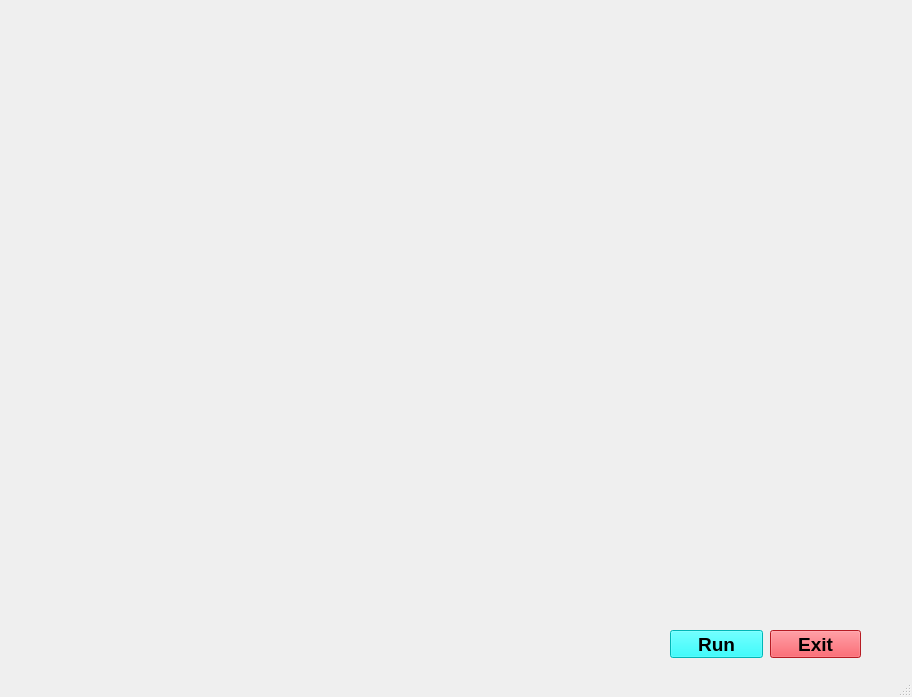
<?xml version="1.0" encoding="UTF-8"?>
<ui version="4.0">
 <class>BarbieWithBrain</class>
 <widget class="QMainWindow" name="BarbieWithBrain">
  <property name="geometry">
   <rect>
    <x>0</x>
    <y>0</y>
    <width>912</width>
    <height>697</height>
   </rect>
  </property>
  <property name="windowTitle">
   <string>MainWindow</string>
  </property>
  <widget class="QWidget" name="centralwidget">
   <widget class="QLabel" name="label">
    <property name="geometry">
     <rect>
      <x>0</x>
      <y>0</y>
      <width>921</width>
      <height>671</height>
     </rect>
    </property>
    <property name="styleSheet">
     <string>background:transparent;
border-radius:none;</string>
    </property>
    <property name="text">
     <string/>
    </property>
    <property name="pixmap">
     <pixmap>C:/Users/LENOVO/Downloads/2RNb.gif</pixmap>
    </property>
    <property name="scaledContents">
     <bool>true</bool>
    </property>
   </widget>
   <widget class="QPushButton" name="pushButton">
    <property name="geometry">
     <rect>
      <x>670</x>
      <y>630</y>
      <width>93</width>
      <height>28</height>
     </rect>
    </property>
    <property name="font">
     <font>
      <pointsize>14</pointsize>
      <weight>75</weight>
      <bold>true</bold>
     </font>
    </property>
    <property name="styleSheet">
     <string notr="true">background-color: rgb(0, 0, 127);
background-color: rgb(0, 255, 255);</string>
    </property>
    <property name="text">
     <string>Run</string>
    </property>
   </widget>
   <widget class="QPushButton" name="pushButton_2">
    <property name="geometry">
     <rect>
      <x>770</x>
      <y>630</y>
      <width>91</width>
      <height>28</height>
     </rect>
    </property>
    <property name="font">
     <font>
      <pointsize>14</pointsize>
      <weight>75</weight>
      <bold>true</bold>
     </font>
    </property>
    <property name="styleSheet">
     <string notr="true">background-color: rgb(255, 38, 49);</string>
    </property>
    <property name="text">
     <string>Exit</string>
    </property>
   </widget>
   <widget class="QLabel" name="label_2">
    <property name="geometry">
     <rect>
      <x>20</x>
      <y>20</y>
      <width>371</width>
      <height>81</height>
     </rect>
    </property>
    <property name="text">
     <string/>
    </property>
    <property name="pixmap">
     <pixmap>C:/Users/LENOVO/Downloads/Jarvis_Loading_Screen.gif</pixmap>
    </property>
   </widget>
   <widget class="QTextBrowser" name="textBrowser">
    <property name="geometry">
     <rect>
      <x>440</x>
      <y>30</y>
      <width>201</width>
      <height>51</height>
     </rect>
    </property>
    <property name="font">
     <font>
      <pointsize>16</pointsize>
      <weight>75</weight>
      <bold>true</bold>
     </font>
    </property>
    <property name="styleSheet">
     <string notr="true">background:transparent;
border-radius:none;</string>
    </property>
   </widget>
   <widget class="QTextBrowser" name="textBrowser_2">
    <property name="geometry">
     <rect>
      <x>660</x>
      <y>30</y>
      <width>201</width>
      <height>51</height>
     </rect>
    </property>
    <property name="font">
     <font>
      <pointsize>16</pointsize>
      <weight>75</weight>
      <bold>true</bold>
     </font>
    </property>
    <property name="styleSheet">
     <string notr="true">background:transparent;
border-radius:none;</string>
    </property>
   </widget>
  </widget>
  <widget class="QStatusBar" name="statusbar"/>
 </widget>
 <resources/>
 <connections/>
</ui>
